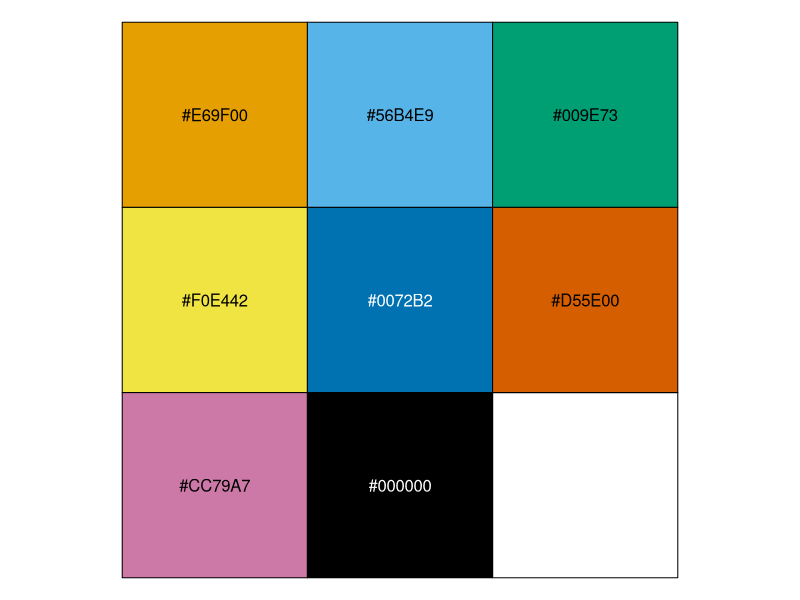
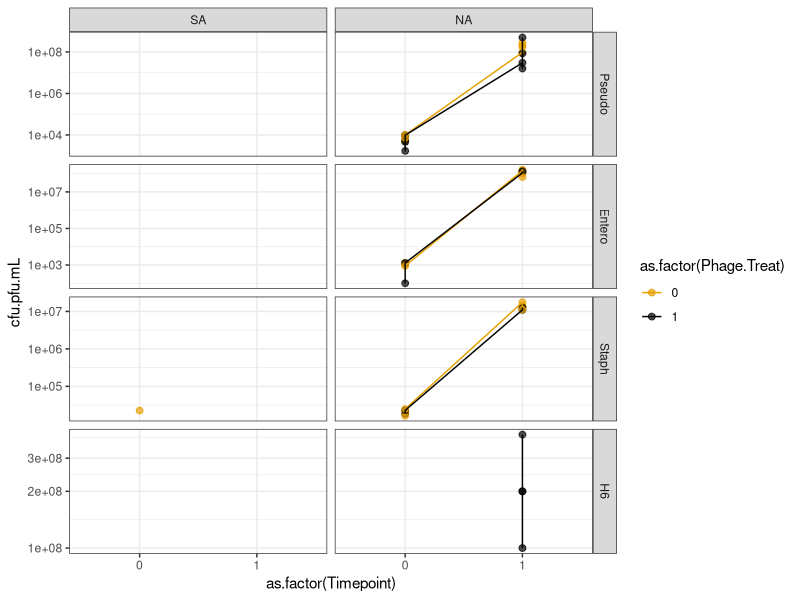
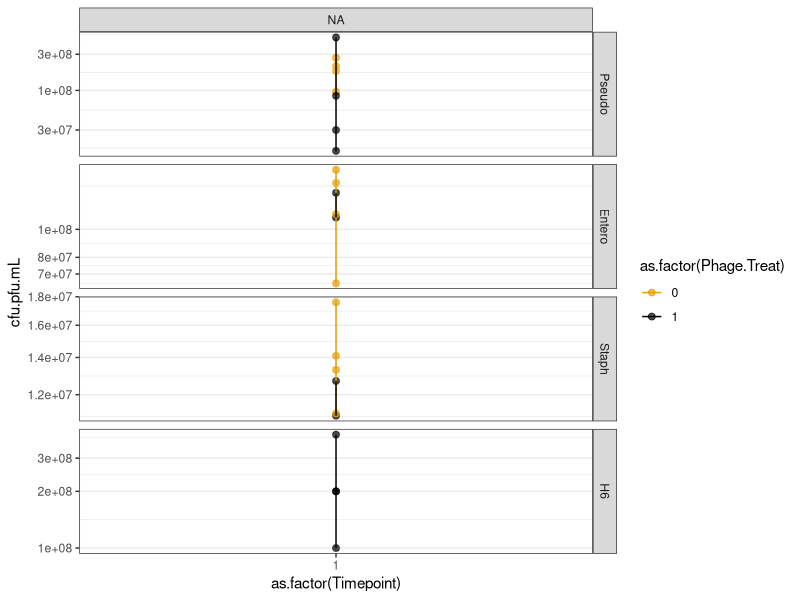
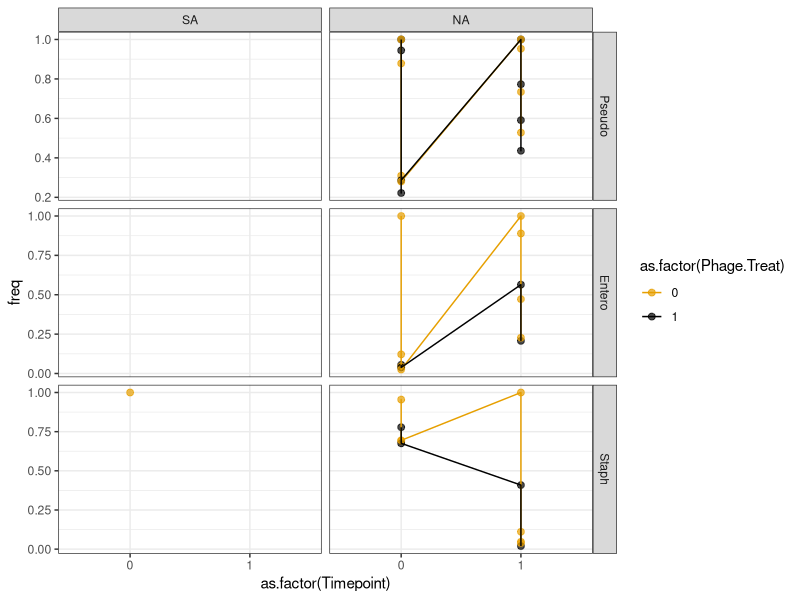

These charts were generated, in order, by the following R code:
library(ggplot2)
library(tidyr)
library(dplyr)

#Okabe and Ito 2008 colorblind-safe qualitative color scale
my_cols <- c("#E69F00", "#56B4E9", "#009E73", "#F0E442", "#0072B2",
             "#D55E00", "#CC79A7", "#000000")
scales::show_col(my_cols)

comp_data_0613 <- read.csv("2020-06-13 Competition.csv",
                           stringsAsFactors = FALSE)

comp_data_0613 <- pivot_longer(comp_data_0613,
                               cols = ends_with(".dil"),
                               names_to = "dilution_media",
                               values_to = "dilution")
comp_data_0613 <- pivot_longer(comp_data_0613,
                               cols = matches(".[cp]fu"),
                               names_to = "cfu_media",
                               values_to = "cfu.pfu")
#Drop the .dil and .cfu
comp_data_0613$dilution_media <- 
  sapply(comp_data_0613$dilution_media,
         FUN = function(x) {strsplit(x, split = "\\.")[[1]][1]})
comp_data_0613$cfu_media <- 
  sapply(comp_data_0613$cfu_media,
         FUN = function(x) {strsplit(x, split = "\\.")[[1]][1]})

#Keep only rows with data
comp_data_0613 <- comp_data_0613[
  comp_data_0613$dilution_media == comp_data_0613$cfu_media &
    complete.cases(comp_data_0613),]

#Rename columns
comp_data_0613$Population <- comp_data_0613$cfu_media
comp_data_0613 <- subset(comp_data_0613, 
                         select = -c(dilution_media, cfu_media))

#Calculate density per mL
comp_data_0613$cfu.pfu.mL <- comp_data_0613$cfu.pfu/(10**comp_data_0613$dilution)

#Calculate frequency
comp_data_0613 <- group_by(comp_data_0613,
                           Bacteria.Treat, Phage.Treat, Timepoint)
comp_data_0613 <- mutate(comp_data_0613,
                         freq = cfu.pfu.mL/sum(cfu.pfu.mL[
                           Population %in% c("Pseudo", "Entero", "Staph")]))
comp_data_0613$freq[comp_data_0613$Population == "H6"] <- NA

#Reorder factors for plotting
comp_data_0613$Population <- factor(comp_data_0613$Population,
                                  levels = c("Pseudo", "Entero", "Staph", "H6"))
comp_data_0613$Bacteria.Treat <- factor(comp_data_0613$Bacteria.Treat,
                                        levels = c("PA", "EF", "SA",
                                                   "PA EF", "PA SA", "EF SA",
                                                   "PA SA EF"))

ggplot(data = comp_data_0613, 
       aes(x = as.factor(Timepoint), y = cfu.pfu.mL, 
           color = as.factor(Phage.Treat), group = as.factor(Phage.Treat))) +
  geom_point(size = 2, alpha = 0.7) + 
  geom_line() +
  scale_y_continuous(trans = "log10") +
  facet_grid(Population ~ Bacteria.Treat, scales = "free_y") +
  theme_bw() +
  scale_color_manual(values = my_cols[c(1, 8)])

ggplot(data = comp_data_0613[comp_data_0613$Timepoint == 1, ], 
       aes(x = as.factor(Timepoint), y = cfu.pfu.mL, 
           color = as.factor(Phage.Treat), group = as.factor(Phage.Treat))) +
  geom_point(size = 2, alpha = 0.7) + 
  geom_line() +
  scale_y_continuous(trans = "log10") +
  facet_grid(Population ~ Bacteria.Treat, scales = "free_y") +
  theme_bw() +
  scale_color_manual(values = my_cols[c(1, 8)])

ggplot(data = comp_data_0613[comp_data_0613$Population != "H6", ], 
       aes(x = as.factor(Timepoint), y = freq, 
           color = as.factor(Phage.Treat), group = as.factor(Phage.Treat))) +
  geom_point(size = 2, alpha = 0.7) + 
  geom_line() +
  #scale_y_continuous(trans = "log10") +
  facet_grid(Population ~ Bacteria.Treat, scales = "free_y") +
  theme_bw() +
  scale_color_manual(values = my_cols[c(1, 8)])
